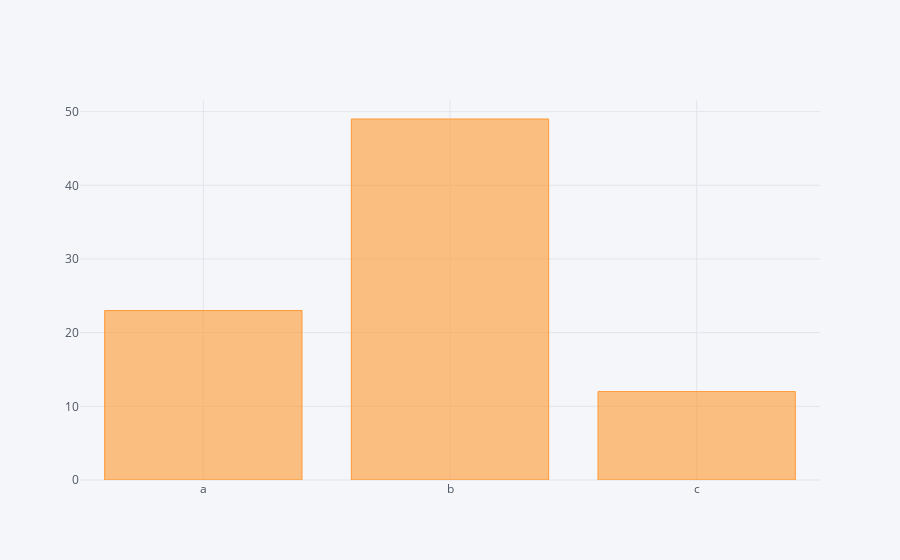

Source (notebook cell):
### Code cell
df2.iplot(kind = 'bar', x = 'catagory', y = 'values')

### Figure 1 — Plotly figure (JSON) as saved in the notebook; plotly's stock layout.template omitted (floating-point values rounded to 4 significant figures)
{"data": [{"marker": {"color": "rgba(255, 153, 51, 0.6)", "line": {"color": "rgba(255, 153, 51, 1.0)", "width": 1}}, "name": "values", "orientation": "v", "text": "", "type": "bar", "uid": "28aab4ed-380f-4589-ae2d-ab586c9b6517", "x": ["a", "b", "c"], "y": [23, 49, 12]}], "layout": {"legend": {"bgcolor": "#F5F6F9", "font": {"color": "#4D5663"}}, "paper_bgcolor": "#F5F6F9", "plot_bgcolor": "#F5F6F9", "title": {"font": {"color": "#4D5663"}}, "xaxis": {"gridcolor": "#E1E5ED", "showgrid": true, "tickfont": {"color": "#4D5663"}, "title": {"font": {"color": "#4D5663"}, "text": ""}, "zerolinecolor": "#E1E5ED"}, "yaxis": {"gridcolor": "#E1E5ED", "showgrid": true, "tickfont": {"color": "#4D5663"}, "title": {"font": {"color": "#4D5663"}, "text": ""}, "zerolinecolor": "#E1E5ED"}}}
